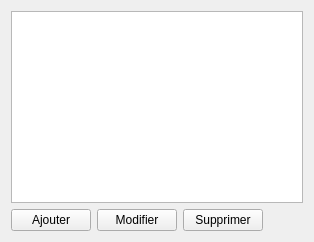
          <widget class="QWidget" name="tab">
           <attribute name="title">
            <string>Matériel</string>
           </attribute>
           <layout class="QVBoxLayout" name="verticalLayout_5">
            <item>
             <widget class="QTableView" name="tw_itemsList">
              <property name="font">
               <font>
                <pointsize>12</pointsize>
               </font>
              </property>
              <property name="dragDropMode">
               <enum>QAbstractItemView::DragDrop</enum>
              </property>
              <property name="selectionBehavior">
               <enum>QAbstractItemView::SelectItems</enum>
              </property>
              <property name="iconSize">
               <size>
                <width>50</width>
                <height>50</height>
               </size>
              </property>
             </widget>
            </item>
            <item>
             <layout class="QHBoxLayout" name="horizontalLayout_2">
              <item>
               <widget class="QPushButton" name="btn_materiel_add">
                <property name="text">
                 <string>Ajouter</string>
                </property>
               </widget>
              </item>
              <item>
               <widget class="QPushButton" name="btn_materiel_modify">
                <property name="text">
                 <string>Modifier</string>
                </property>
               </widget>
              </item>
              <item>
               <widget class="QPushButton" name="btn_materiel_delete">
                <property name="text">
                 <string>Supprimer</string>
                </property>
               </widget>
              </item>
              <item>
               <spacer name="horizontalSpacer_5">
                <property name="orientation">
                 <enum>Qt::Horizontal</enum>
                </property>
                <property name="sizeHint" stdset="0">
                 <size>
                  <width>40</width>
                  <height>20</height>
                 </size>
                </property>
               </spacer>
              </item>
             </layout>
            </item>
           </layout>
          </widget>
